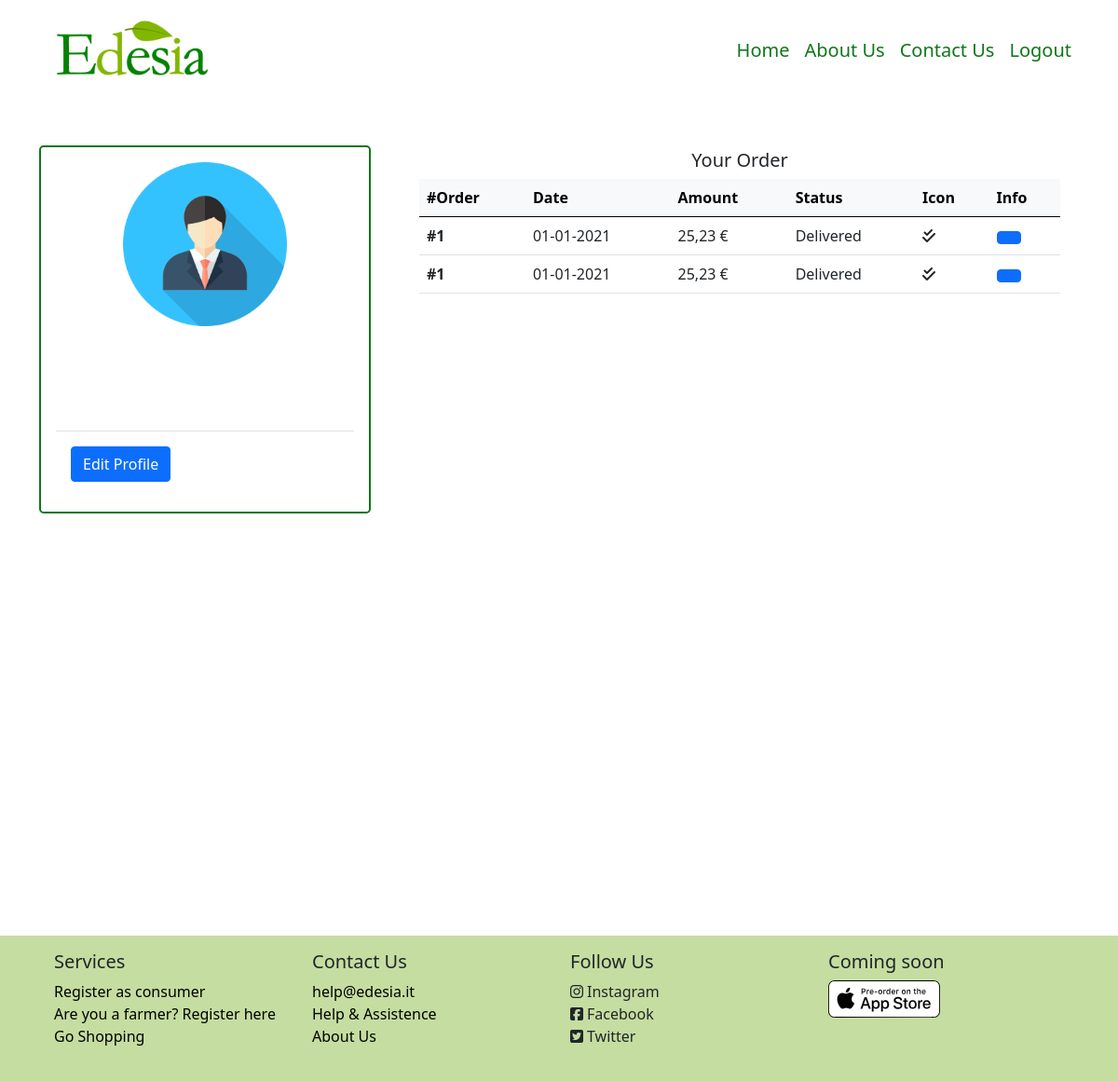
The page /consumer/3 (signed in) on the database as committed earlier.
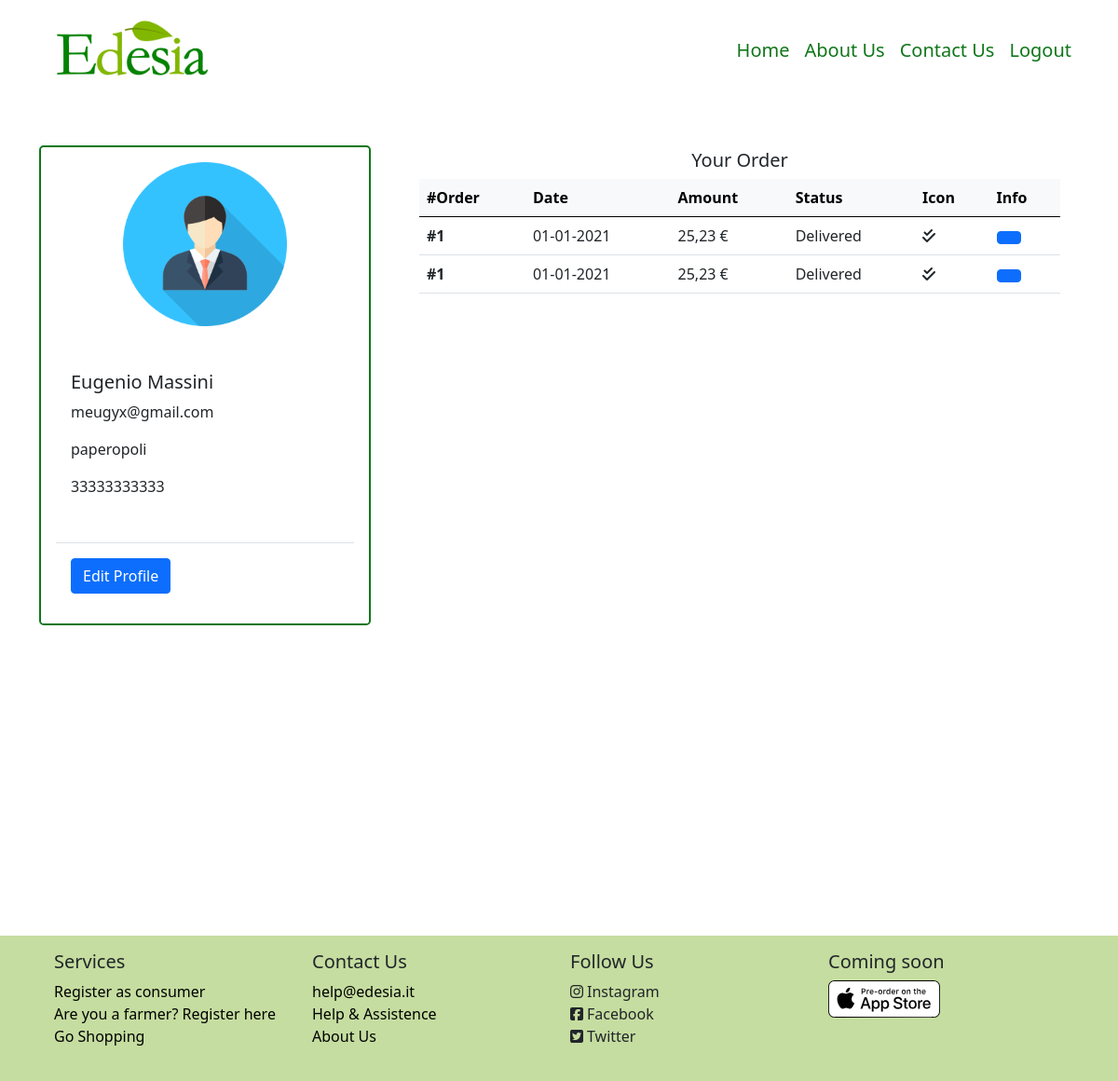
The same page on the database as committed later.
### model.py (models this page shows, shortened)
class Consumer(db.Model):
    id = db.Column(db.Integer, db.ForeignKey('user.id'), primary_key=True)
    consumer_name = db.Column(db.String(50), nullable=False)
    consumer_surname = db.Column(db.String(50), nullable=False)
    consumer_address = db.Column(db.String(50), nullable=False)
    consumer_phone = db.Column(db.String(12), nullable=False)
    __mapper_args__ = {
        'polymorphic_identity': 'consumer',
    }

class User (UserMixin, db.Model):
    id = db.Column(db.Integer, primary_key=True)  # Auto-incrementing
    email = db.Column(db.String(50), unique=True, nullable=False)
    name = db.Column(db.String(50), nullable=False)
    password_hash = db.Column(db.String(200), nullable=False)
    roleid = db.Column(db.Integer, db.ForeignKey('role.id'))
    type = db.Column(db.String(30))
    __mapper_args__ = {
        'polymorphic_identity': 'user',
        'polymorphic_on': type
    }

### app.py (the view)
@app.route('/consumer/<int:id>')
@login_required
def consumer(id):
    consumer = Consumer.query.filter_by(id=id).first()
    user = User.query.filter_by(id=id).first()
    return render_template('Pages/profile/profile_consumer.html', consumer=consumer, user=user)

### model.py (called while the page is built)
@login_manager.user_loader
def load_user(user_id):
    return User.query.get(int(user_id))

### templates/Pages/profile/profile_consumer.html (shortened to what this page needs)
{% extends 'Components/base.html' %}
{% block body %}
    <div class="container-lg min-vh-100">
        <div class="row mt-5 mb-5">
            <div class="col-4">
                <div class="card m-auto rounded-3 border-2" id="cardProfileConsumer">
                    <img src="/static/images/avatar.png" class="card-img-top mt-3 mb-3 m-auto" style="width: 50%">
                    <div class="card-body m-3">
                        <h5 class="card-title">{{ consumer.consumer_name }} {{ consumer.consumer_surname }}</h5>
                        <p class="card-text">{{ user.email }}</p>
                        <p class="card-text">{{ consumer.consumer_address }}</p>
                        <p class="card-text">{{ consumer.consumer_phone }}</p>
                    </div>
                    <div class="card-body border-top m-3">
                        <button class="btn btn-primary">Edit Profile</button>
                    </div>
                </div>
            </div>
            <div class="col-8">
                <div class="container-fluid m-1">
                    <div class="row text-center">
                        <h5>Your Order</h5>
                    </div>
                    <div class="table-responsive-lg">
                        <table class="table table-hover">
                            <thead class="table-light">
                                <tr>
                                    <th scope="col">#Order</th>
                                    <th scope="col">Date</th>
                                    <th scope="col">Amount</th>
                                    <th scope="col">Status</th>
                                    <th scope="col">Icon</th>
                                    <th scope="col">Info</th>
                                </tr>
                            </thead>
                            <tbody>
                                <tr>
                                    <th scope="row">#1</th>
                                    <td>01-01-2021</td>
                                    <td>25,23 €</td>
                                    <td>Delivered</td>
                                    <td><i class="fas fa-check-double"></i></td>
                                    <td><button class="btn btn-primary" type="button" data-bs-toggle="collapse" data-bs-target="#rowTest" aria-expanded="false" aria-controls="rowTest"></button></td>
                                </tr>
                                <tr>
                                    <th scope="row">#1</th>
                                    <td>01-01-2021</td>
                                    <td>25,23 €</td>
                                    <td>Delivered</td>
                                    <td><i class="fas fa-check-double"></i></td>
                                    <td><button class="btn btn-primary" type="button" data-bs-toggle="collapse" data-bs-target="#rowTest" aria-expanded="false" aria-controls="rowTest"></button></td>
                                </tr>
                            </tbody>
                        </table>
                    </div>
                </div>
            </div>
        </div>
    </div>
{% endblock %}

### templates/Components/base.html (shortened to what this page needs)
<!DOCTYPE html>
<html lang="en">
<head>
    {% block head %}
        <link href="/static/personal.css" rel="stylesheet">
        <link href="/static/bootstrap/css/bootstrap.css" rel="stylesheet">
    {% endblock %}
</head>
<body>
{% block navbar %}
    <nav class="navbar navbar-expand-lg">
        <div class="container-lg">
            <a class="navbar-brand" href="{{ url_for('homepage') }}">
                <img src="/static/images/logo_no_slogan.png" class="img-fluid ratio-21x9" width="200">
            </a>
            <div class="navbar-nav fs-5" id="navbarItem">
                <a class="nav-link"  href="{{ url_for('homepage') }}">Home</a>
                <a class="nav-link" href="{{ url_for('about_us') }}">About Us</a>
                <a class="nav-link" href="{{ url_for('contact_us') }}">Contact Us</a>
                {% if current_user.is_authenticated %}
                    <a class="nav-link" href="{{ url_for('logout') }}">Logout</a>
                {% else %}
                    <a class="nav-link" href="{{ url_for('registration', type_user='general') }}">Registration</a>
                    <a class="nav-link" href="{{ url_for('login') }}">Login</a>
                {% endif %}
            </div>
        </div>
    </nav>
{% endblock %}
{% block body %}
{% endblock %}
{% block footer %}
    <div class="container-fluid mt-5" style="background-color: #C5DDA0">
        <div class="container-lg" id="footer">
            <div class="row row-cols-md-4 p-3">
                <div class="col-md pb-1 m-auto navbar-light">
                    <h5>Services</h5>
                    <ul class="list-unstyled">
                        <li><a>Register as consumer</a></li>
                        <li><a >Are you a farmer? Register here</a></li>
                        <li><a href="#search">Go Shopping</a></li>
                    </ul>
                </div>
                 <div class="col-md pb-1 m-auto">
                    <h5>Contact Us</h5>
                    <ul class="list-unstyled">
                        <li><a href="mailto:help@edesia.it">help@edesia.it</a></li>
                        <li><a >Help & Assistence</a></li>
                        <li><a href="{{ url_for('about_us') }}">About Us</a></li>
                    </ul>
                </div>
                 <div class="col-md pb-1 m-auto">
                     <h5>Follow Us</h5>
                     <ul class="list-unstyled">
                         <li><i class="fab fa-instagram pe-1"></i>Instagram</li>
                         <li><i class="fab fa-facebook-square pe-1"></i>Facebook</li>
                         <li><i class="fab fa-twitter-square pe-1"></i>Twitter</li>
                     </ul>
                </div>
                 <div class="col-md pb-1">
                     <h5>Coming soon</h5>
                     <img src="/static/images/homepage/coming_soon_apple.svg" class="img-fluid">
                </div>
            </div>
        </div>
    </div>
{% endblock %}
</body>
</html>

### static/personal.css (style rules this page uses)
.nav-link { color: #0F7619; }
#footer a { text-decoration: none; color: black; }
#searchBar input, #cardResult, #cardProfileConsumer { border-color: #0F7619;; }

Rows that differ between the two databases and show on the page:
added Consumer: consumer_name "Eugenio", consumer_surname "Massini", consumer_address "paperopoli", consumer_phone "33333333333"
added User: email "meugyx@gmail.com"
